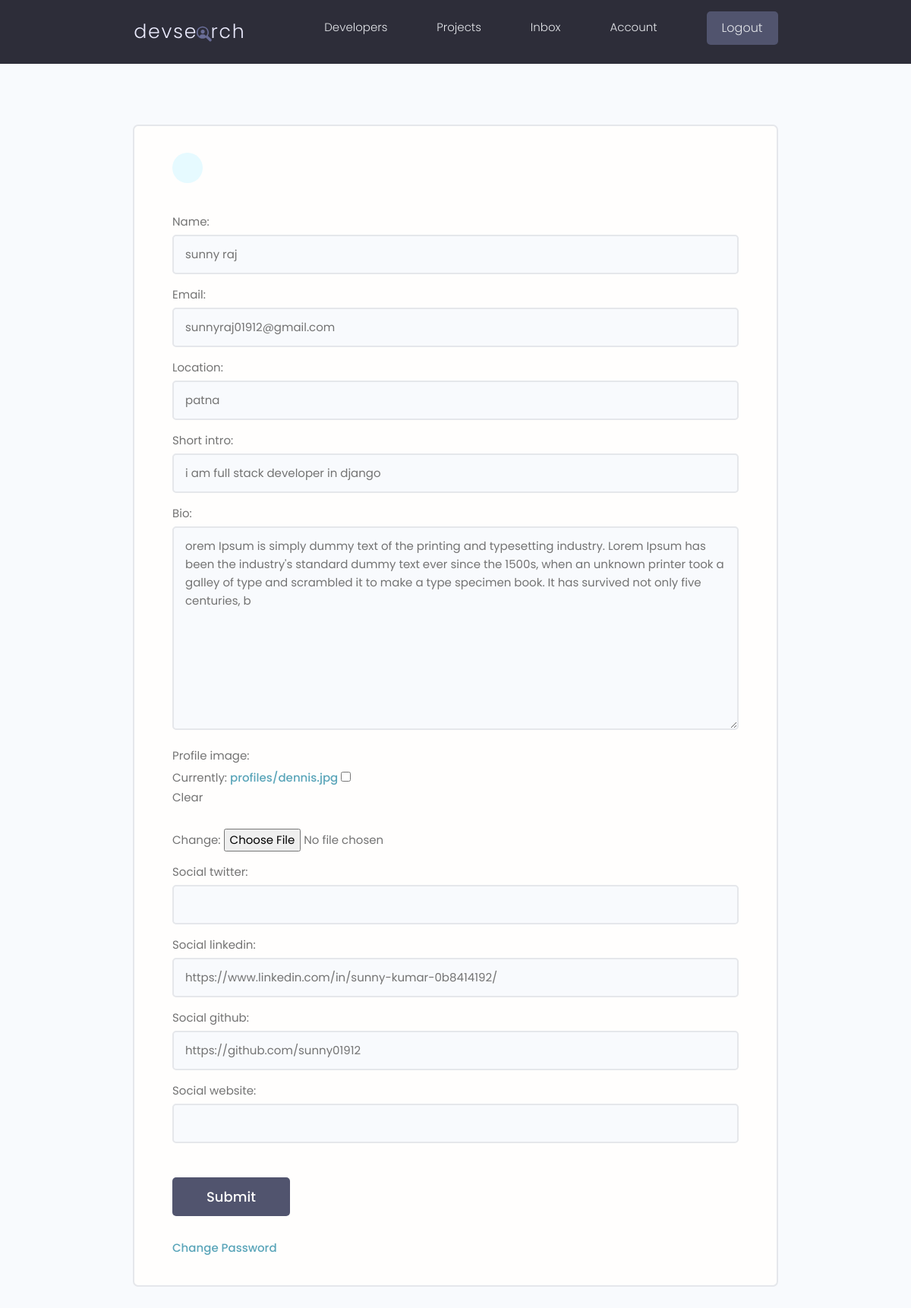
The app's page /edit-account/ (signed in) with its own data.
### users/models.py (models this page shows, shortened)
class Profile(models.Model):
    user = models.OneToOneField(User,on_delete=models.CASCADE,null=True,blank=True)
    name=models.CharField(max_length=200,blank=True,null=True)
    email=models.EmailField(max_length=500,blank=True,null=True)
    username=models.CharField(max_length=200,null=True,blank=True,editable=False)
    location=models.CharField(max_length=200,blank=True,null=True)
    short_intro=models.CharField(max_length=200,null=True,blank=True)
    bio=models.TextField(blank=True,null=True)
    profile_image=models.ImageField(null=True,blank=True,upload_to='profiles/',default='profiles/user-default.png')
    social_twitter = models.CharField(max_length=200,blank=True,null=True)
    social_linkedin = models.CharField(max_length=200,blank=True,null=True)
    social_github = models.CharField(max_length=200,blank=True,null=True)
    social_website = models.CharField(max_length=200,blank=True,null=True)
    created=models.DateTimeField(auto_now_add=True)
    id=models.UUIDField(default=uuid.uuid4,unique=True,primary_key=True,editable=False)
    class Meta:
        ordering=['name']

### users/views.py (the view)
# urls.py: path('edit-account/',views.editAccount,name='edit-account'),
@login_required(login_url="login")
def editAccount(request):
    profile=request.user.profile
    form=ProfileForm(instance=profile)
    if request.method=='POST':
        form=ProfileForm(request.POST,request.FILES,instance=profile)
        if form.is_valid():
            form.save()
            return redirect('account')
    context={'form':form}
    return render(request,'users/profile_form.html',context)

### users/forms.py
class ProfileForm(forms.ModelForm):
    class Meta:
        model=Profile
        fields='__all__'
        exclude=['user']
    def __init__(self, *args, **kwargs):
        super(ProfileForm,self).__init__(*args, **kwargs)
        for name,field in self.fields.items():
            field.widget.attrs.update({'class':'input'})

### users/templates/users/profile_form.html (shortened to what this page needs)
{% extends 'main.html' %} {% block content %}
<main class="formPage my-xl">
  <div class="content-box">
    <div class="formWrapper">
      <a class="backButton" href="{% url 'account' %}"></a>
      <br />
      <form
        action="{% url 'edit-account' %}"
        method="post"
        enctype="multipart/form-data"
      >
        {% for field in form %}
        <div class="form__field">
          {{field.label_tag}}
         {{field}}
        </div>
        {% endfor %}
        <input
          class="btn btn--sub btn--lg my-md"
          type="submit"
          value="Submit"
        />
        <br>
    <a href="{% url 'password-change' %}">Change Password</a>
      </form>
    </div>
  </div>
</main>
{% endblock content %}

### static/styles/app.css (style rules this page uses)
:root { --color-sub: #2d2d39; }
.btn--sub { background-color: var(--color-sub-light); }
.content-box { width: 95%; max-width: 85rem; margin: 0 auto; }
.backButton { background: var(--color-main-light); color: var(--color-main); width: 4rem; height: 4rem; display: flex; align-items: center; justify-content: center; border-radius: 50%; }
.formPage .formWrapper { list-style: none; background: var(--color-white); padding: 3.5rem 5rem; border: 2px solid var(--color-light); border-radius: 0.7rem; }

### static/uikit/styles/modules/_variables.css (style rules this page uses)
:root { --color-main: #5aa5b9; --color-main-light: #e6faff; --color-sub: #3f4156; --color-sub-light: #51546e; --color-sub-lighter: #ededfd; --color-text: #737373; --color-gray: #8b8b8b; --color-light: #e5e7eb; --color-light-gray: #767676; --color-bg: #f8fafd; --color-white: #fffefd; --color-white-light: #f3f3f3; --color-success: #359e64; --color-success-bg: #def8e8; --color-error: #fc4b0b; --color-error-bg: #fff2ee; --font-base: 'Poppins', arial, helvetica, 'Segoe UI', roboto, ubuntu, sans-serif; --font-monospace: 'Fira Code', 'Courier New', courier, monospace; --font-regular: 300; --font-medium: 500; --font-bold: 700; --generic-shadow: 1px 1px 5px #00000010; --generic-transition: all 0.3s ease-in-out; }

### static/uikit/styles/modules/_base.css (style rules this page uses)
* { margin: 0; padding: 0; box-sizing: border-box; text-rendering: optimizeLegibility; color: inherit; font-size: inherit; }
html { font-size: 50%; }
@media only screen and (min-width: 480px) { html { font-size: 56.25%; } }
@media only screen and (min-width: 1200px) { html { font-size: 62.5%; } }
body { line-height: 1.6; font-weight: 400; font-size: 1.5rem; color: var(--color-text); background-color: var(--color-bg); min-height: 100vh; }

### static/uikit/styles/modules/_typography.css (style rules this page uses)
* { font-family: var(--font-base); }
a { padding-bottom: 2px; text-decoration: none; display: inline-block; color: var(--color-main); font-weight: var(--font-medium); }

### static/uikit/styles/modules/_utilities.css (style rules this page uses)
.my-md { margin: 3rem auto; }
.my-xl { margin: 8rem auto; }

### static/uikit/styles/modules/_button.css (style rules this page uses)
.btn { display: inline-block; position: relative; cursor: pointer; background-color: var(--color-light); font-weight: var(--font-medium); color: var(--color-sub); text-decoration: none; padding: 1rem 2rem; border-radius: 0.5rem; border: none; width: -webkit-fit-content; width: -moz-fit-content; width: fit-content; height: -webkit-fit-content; height: -moz-fit-content; height: fit-content; font-size: 1.6rem; outline-width: 0; outline-color: transparent; -webkit-backface-visibility: hidden; backface-visibility: hidden; transition: all 0.3s ease-in-out; }
.btn--sub { background-color: var(--color-sub); color: var(--color-white); }
.btn--lg { font-size: 1.8rem; padding: 1.2rem 4.5rem; }

### static/uikit/styles/modules/_form.css (style rules this page uses)
.form__field { margin-top: 1.5rem; margin-bottom: 1.5rem; }
.form__label, .form__field > label { display: block; margin-bottom: 0.5rem; color: var(--color-text); }
input.input[type='text'], input.input[type='email'], input.input[type='password'], input.input[type='number'], textarea.input { min-width: 24rem; width: 100%; padding: 1.2rem 1.5rem; border-radius: 0.5rem; border: 2px solid var(--color-light); transition: all 0.3s ease-in-out; background-color: var(--color-bg); }

### records on screen
Profile: form "sunny raj" "sunnyraj01912@gmail.com" "patna" "i am full stack developer in django" "orem Ipsum is simply dummy text of the printing and typesetting industry. Lorem Ipsum has been the industry's standard dummy text ever since the 1500s, when an unknown printer took a galley of type and scrambled it to make a type specimen book. It has survived not only five centuries, b" "https://www.linkedin.com/in/sunny-kumar-0b8414192/" "https://github.com/sunny01912"

### other values on screen
{{ field.label_tag }} "Name:" "Email:" "Location:" "Short intro:" "Bio:" "Profile image:" "Social twitter:" "Social linkedin:" "Social github:" "Social website:"
